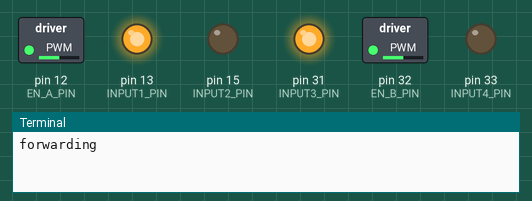
A program run on a simulated Raspberry Pi (header pin numbers). Shown: switched loads named in the program (green lamp = pin HIGH), output pins drawn as LEDs (lit = HIGH), the last lines printed to the terminal.

Above: at 1.0 s.
At 3.0 s:
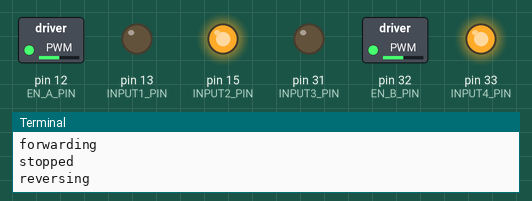
Timing chart, 0 to 5.2 s (numbered marks = the images above):
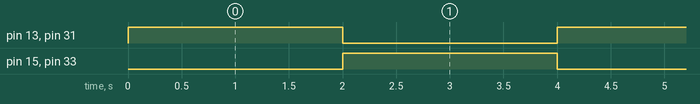

The program:

l29dn_dc_dual_motor_control.py
```python
import RPi.GPIO as GPIO
from time import sleep

# Motor A
EN_A_PIN = 12  # pwm support
INPUT1_PIN = 13
INPUT2_PIN = 15

# Motor B
EN_B_PIN = 32  # pwm support
INPUT3_PIN = 31
INPUT4_PIN = 33

# Pin layout (BOARD/BCM)
GPIO.setmode(GPIO.BOARD)

# Initialize
GPIO.setup(EN_A_PIN, GPIO.OUT)
GPIO.setup(INPUT1_PIN, GPIO.OUT)
GPIO.setup(INPUT2_PIN, GPIO.OUT)

GPIO.setup(EN_B_PIN, GPIO.OUT)
GPIO.setup(INPUT3_PIN, GPIO.OUT)
GPIO.setup(INPUT4_PIN, GPIO.OUT)

GPIO.setup(EN_A_PIN, GPIO.LOW)
GPIO.setup(INPUT1_PIN, GPIO.LOW)
GPIO.setup(INPUT2_PIN, GPIO.LOW)

GPIO.setup(EN_B_PIN, GPIO.LOW)
GPIO.setup(INPUT3_PIN, GPIO.LOW)
GPIO.setup(INPUT4_PIN, GPIO.LOW)


def generate_pwm1_signal():
    pwm1 = GPIO.PWM(EN_A_PIN, 1000)
    pwm1.start(50)
    return pwm1


def generate_pwm2_signal():
    pwm2 = GPIO.PWM(EN_B_PIN, 1000)
    pwm2.start(50)
    return pwm2


def forward():
    GPIO.output(INPUT1_PIN, GPIO.HIGH)
    GPIO.output(INPUT2_PIN, GPIO.LOW)
    GPIO.output(INPUT3_PIN, GPIO.HIGH)
    GPIO.output(INPUT4_PIN, GPIO.LOW)
    print("forwarding")
    return


def reverse():
    GPIO.output(INPUT1_PIN, GPIO.LOW)
    GPIO.output(INPUT2_PIN, GPIO.HIGH)
    GPIO.output(INPUT3_PIN, GPIO.LOW)
    GPIO.output(INPUT4_PIN, GPIO.HIGH)
    print("reversing")
    return


def stop():
    GPIO.output(INPUT1_PIN, GPIO.LOW)
    GPIO.output(INPUT2_PIN, GPIO.LOW)
    GPIO.output(INPUT3_PIN, GPIO.LOW)
    GPIO.output(INPUT4_PIN, GPIO.LOW)
    print("stopped")
    return


try:
    pwm1 = generate_pwm1_signal()
    pwm2 = generate_pwm2_signal()
    while True:
        # Move Forward
        forward()
        sleep(2)
        stop()
        # Move Reverse
        reverse()
        sleep(2)
        stop()
except KeyboardInterrupt:
        pwm1.stop()
        pwm2.stop()
        stop()
        GPIO.cleanup()
```

Measured:
- by itself, pin 13 (INPUT1_PIN), pin 15 (INPUT2_PIN), pin 31 (INPUT3_PIN), pin 33 (INPUT4_PIN): alternates HIGH for 2.0 s and LOW for 2.0 s
